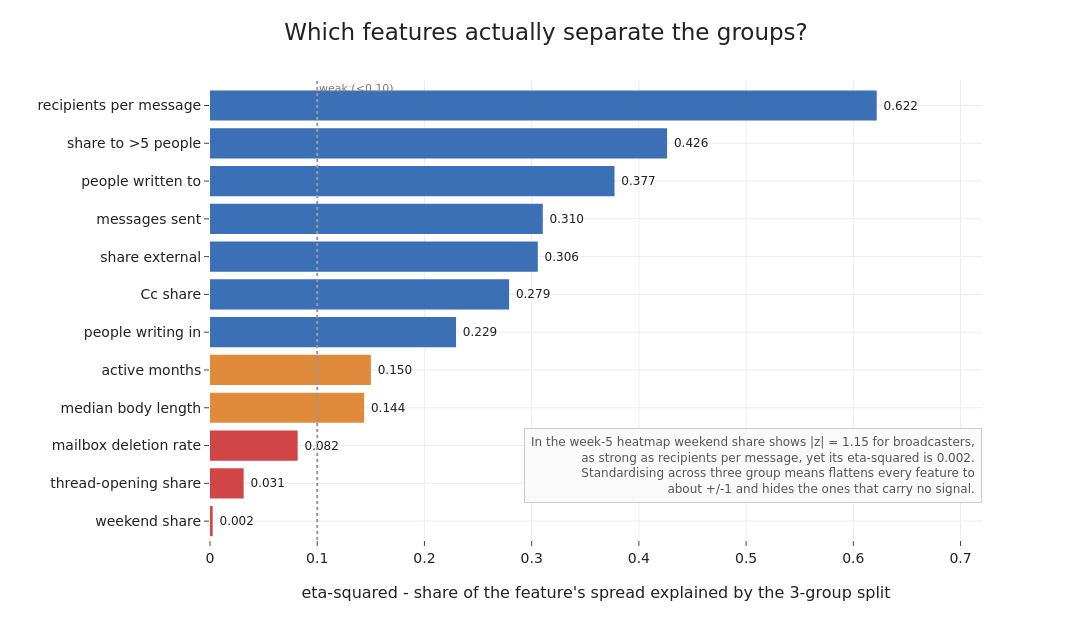

Notebook code cell kept with this figure:
### Markdown cell above
## Which features actually separate the groups?

The week-five profile heatmap standardised each feature across the three group means, then coloured the
result. With only three numbers per feature, that step forces every feature to come out near one standard
deviation whether or not it carries any signal, so the heatmap made all twelve look about equally
important. A cleaner measure of how much a feature defines the split is eta-squared: of all the spread in
a feature across the 143 people, the share that the three-group split accounts for. A feature near one is
almost entirely explained by which group a person is in; a feature near zero looks the same in every group
and the split tells us nothing about it.

### Code cell
eta = {}
for j, f in enumerate(FEATS):
    x = X[:, j]; gm = x.mean(); sst = ((x - gm) ** 2).sum()
    ssb = sum((clabel == c).sum() * (x[clabel == c].mean() - gm) ** 2 for c in np.unique(clabel))
    eta[f] = ssb / sst
eta = pd.Series(eta).sort_values()

# crosscheck: how the heatmap's 3-group z compares to the population z and to eta-squared
prof_named = prof.rename(index=names)
z3   = (prof_named - prof_named.mean()) / prof_named.std()
zpop = (prof_named - Fraw[FEATS].mean()) / Fraw[FEATS].std()
chk = pd.DataFrame({"heatmap z (broadc.)": z3.loc["Broadcasters / execs"],
                    "population z (broadc.)": zpop.loc["Broadcasters / execs"],
                    "eta_squared": eta}).loc[["wknd_ratio", "root_ratio", "del_rate", "broadcast", "mean_recip"]]
chk.index = [PRETTY[i] for i in chk.index]
print(chk.round(3).to_string())

fn = [PRETTY[k] for k in eta.index]; ev = eta.values
barcol = [RED if v < 0.10 else (ORANGE if v < 0.20 else BLUE) for v in ev]
fig = go.Figure(go.Bar(y=fn, x=ev, orientation="h", marker_color=barcol,
    text=[f" {v:.3f}" for v in ev], textposition="outside", textfont=dict(size=12), cliponaxis=False))
fig.add_vline(x=0.10, line=dict(color="#999", dash="dot"))
fig.add_annotation(x=0.10, y=11.45, text="weak (<0.10)", showarrow=False,
    font=dict(size=11, color="#777"), xanchor="left")
fig.update_xaxes(title_text="eta-squared - share of the feature's spread explained by the 3-group split",
    range=[0, 0.72])
fig.add_annotation(xref="paper", yref="paper", x=1.0, y=0.08, showarrow=False, xanchor="right", align="right",
    text="In the week-5 heatmap weekend share shows |z| = 1.15 for broadcasters,<br>"
         "as strong as recipients per message, yet its eta-squared is 0.002.<br>"
         "Standardising across three group means flattens every feature to<br>"
         "about +/-1 and hides the ones that carry no signal.",
    font=dict(size=12, color="#555"), bordercolor="#cccccc", borderwidth=1, borderpad=6, bgcolor="#fafafa")
fig.update_layout(title="Which features actually separate the groups?")
save_fig(fig, "pc2_feature_separation.png", w=1180, h=620, margin=dict(l=210, r=110, t=80, b=80))

### Figure 1 — Plotly figure (JSON) as saved in the notebook; plotly's stock layout.template omitted (floating-point values rounded to 4 significant figures)
{"data": [{"cliponaxis": false, "marker": {"color": ["#d04545", "#d04545", "#d04545", "#e08a3c", "#e08a3c", "#3b6fb6", "#3b6fb6", "#3b6fb6", "#3b6fb6", "#3b6fb6", "#3b6fb6", "#3b6fb6"]}, "orientation": "h", "text": [" 0.002", " 0.031", " 0.082", " 0.144", " 0.150", " 0.229", " 0.279", " 0.306", " 0.310", " 0.377", " 0.426", " 0.622"], "textfont": {"size": 12}, "textposition": "outside", "type": "bar", "x": [0.002494, 0.0314, 0.08176, 0.1437, 0.1501, 0.2295, 0.279, 0.3057, 0.3104, 0.3773, 0.4263, 0.6218], "y": ["weekend share", "thread-opening share", "mailbox deletion rate", "median body length", "active months", "people writing in", "Cc share", "share external", "messages sent", "people written to", "share to >5 people", "recipients per message"]}], "layout": {"annotations": [{"font": {"color": "#777", "size": 11}, "showarrow": false, "text": "weak (<0.10)", "x": 0.1, "xanchor": "left", "y": 11.45}, {"align": "right", "bgcolor": "#fafafa", "bordercolor": "#cccccc", "borderpad": 6, "borderwidth": 1, "font": {"color": "#555", "size": 12}, "showarrow": false, "text": "In the week-5 heatmap weekend share shows |z| = 1.15 for broadcasters,<br>as strong as recipients per message, yet its eta-squared is 0.002.<br>Standardising across three group means flattens every feature to<br>about +/-1 and hides the ones that carry no signal.", "x": 1.0, "xanchor": "right", "xref": "paper", "y": 0.08, "yref": "paper"}], "height": 620, "margin": {"b": 80, "l": 210, "r": 110, "t": 80}, "shapes": [{"line": {"color": "#999", "dash": "dot"}, "type": "line", "x0": 0.1, "x1": 0.1, "xref": "x", "y0": 0, "y1": 1, "yref": "y domain"}], "title": {"text": "Which features actually separate the groups?"}, "width": 1180, "xaxis": {"range": [0, 0.72], "title": {"text": "eta-squared - share of the feature's spread explained by the 3-group split"}}}}
